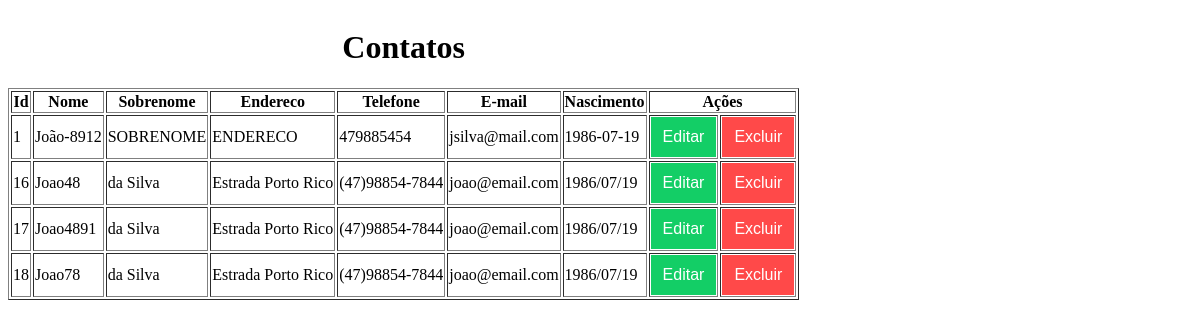
The page /cons-contato-acoes-parte-1.php on the database its author committed.
### tables this page shows
CREATE TABLE contato (contato_id INTEGER PRIMARY KEY AUTOINCREMENT NOT NULL, nome TEXT, sobrenome TEXT, endereco TEXT, telefone TEXT, email TEXT, nascimento TEXT);

### cons-contato-acoes-parte-1.php (the view, shortened to what this page needs)
<?php
function getDados() {
    $pdo = getConexao();
    $query = "SELECT * FROM `contato`";
    $stmt = $pdo->prepare($query);
    $stmt->execute();
    $aDados = array();
    while($result = $stmt->fetch(PDO::FETCH_ASSOC)){
        $aDados[] = $result;
    }
    return $aDados;
}
function getColunasTabela(){
    $html_colunas_tabela = '';
    $aDados = getDados();
    if(count($aDados)){
        foreach ($aDados as $aContato){
            $html_colunas_tabela .= "<tr>";
            $contato_id = $aContato["contato_id"];
            $nome       = $aContato["nome"];
            $sobrenome  = $aContato["sobrenome"];
            $endereco   = $aContato["endereco"];
            $telefone   = $aContato["telefone"];
            $email      = $aContato["email"];
            $nascimento = $aContato["nascimento"];
            $html_colunas_tabela .= "<td>$contato_id</td>";
            $html_colunas_tabela .= "<td>$nome</td>";
            $html_colunas_tabela .= "<td>$sobrenome</td>";
            $html_colunas_tabela .= "<td>$endereco</td>";
            $html_colunas_tabela .= "<td>$telefone</td>";
            $html_colunas_tabela .= "<td>$email</td>";
            $html_colunas_tabela .= "<td>$nascimento</td>";
            $html_colunas_tabela .= getAcoesContato($contato_id);
            $html_colunas_tabela .= "</tr>";
        }
    } else {
        $html_colunas_tabela .= "<tr><td colspan=\"7\" align='center'>Sem dados para exibir</td></tr>";
    }
    return $html_colunas_tabela;
}
function getAcoesContato($contato_id){
    $html_acao = '<td>
                        <button type="button" class="button green" onclick="editarContato(' . $contato_id . ')">Editar</button>
                   </td>
                   <td>
                        <button type="button" class="button red" onclick="excluirContato(' . $contato_id . ')">Excluir</button>
                    </td>';
    return $html_acao;
}
function carregaCabecalho(){
    $html = '<!DOCTYPE html>
            <html lang="pt-BR">
            <head>
                <meta charset="UTF-8">
                <meta http-equiv="X-UA-Compatible" content="IE=edge">
                <meta name="viewport" content="width=device-width, initial-scale=1.0">
                <link rel="preconnect" href="https://fonts.gstatic.com">
                <link href="https://fonts.googleapis.com/css2?family=Karla:ital,wght@0,400;0,700;1,200;1,800&display=swap"
                      rel="stylesheet">
                <link rel="stylesheet" href="css/button.css">
                <script src="js/jquery.min.js" defer></script>
                <script src="js/contato.js" defer></script>
                <title>Contato</title>
            </head>
            <body>';
    return $html;
}
function carregaContatos(){
    $html_tabela = carregaCabecalho();
    $html_tabela .= "<table border='1'>";
    $html_tabela .= "<caption><h1>Contatos</h1></caption>";
    $html_tabela .= "<thead>";
    $html_tabela .= "    <tr>";
    $html_tabela .= "    <th>Id</th>";
    $html_tabela .= "    <th>Nome</th>";
    $html_tabela .= "    <th>Sobrenome</th>";
    $html_tabela .= "    <th>Endereco</th>";
    $html_tabela .= "    <th>Telefone</th>";
    $html_tabela .= "    <th>E-mail</th>";
    $html_tabela .= "    <th>Nascimento</th>";
    $html_tabela .= "    <th colspan='2'>Ações</th>";
    $html_tabela .= "    </tr>";
    $html_tabela .= "</thead>";
    $html_tabela .= "<tbody>";
    $html_tabela .= getColunasTabela();
    $html_tabela .= "</tbody>";
    $html_tabela .= "</table>";
    echo $html_tabela;
}
carregaContatos();

### css/button.css (style rules this page uses)
.button { border-style: none; height: 40px; padding: 6px 12px; background-color: black; color: white; font-size: 1rem; cursor: pointer; transition: box-shadow .6s ease; }
button.green { background-color: #13CE66; }
button.red { background-color: #FF4949; }

### rows shown on the page
contato: contato_id "1", nome "João-8912", sobrenome "SOBRENOME", endereco "ENDERECO", telefone "479885454", email "jsilva@mail.com", nascimento "1986-07-19"
contato: contato_id "16", nome "Joao48", sobrenome "da Silva", endereco "Estrada Porto Rico", telefone "(47)98854-7844", email "joao@email.com", nascimento "1986/07/19"
contato: contato_id "17", nome "Joao4891", sobrenome "da Silva", endereco "Estrada Porto Rico", telefone "(47)98854-7844", email "joao@email.com", nascimento "1986/07/19"
contato: contato_id "18", nome "Joao78", sobrenome "da Silva", endereco "Estrada Porto Rico", telefone "(47)98854-7844", email "joao@email.com", nascimento "1986/07/19"
